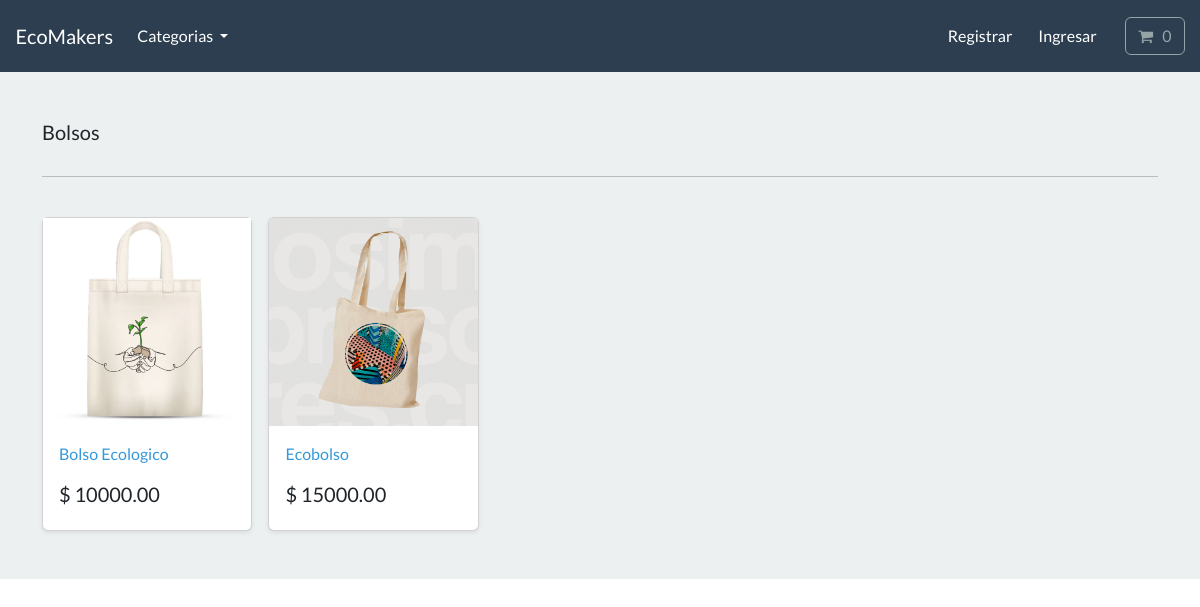
The page /search/bolsos/ on the database its author committed.
### store/models.py (models this page shows, shortened)
class Category(models.Model):
    name = models.CharField(max_length=250, db_index=True)
    slug = models.SlugField(max_length=250, unique=True)
    class Meta:
        verbose_name_plural = 'categories'
    def get_absolute_url(self):
        return reverse('list-category', args=[self.slug])

class Product(models.Model):
    category = models.ForeignKey(Category, related_name='product', on_delete=models.CASCADE, null=True)
    title = models.CharField(max_length=250)
    brand = models.CharField(max_length=250, default='un-branded')
    description = models.TextField(blank=True)
    slug = models.SlugField(max_length=255)
    price = models.DecimalField(max_digits=7, decimal_places=2)
    image = models.ImageField(upload_to='images/')
    class Meta:
        verbose_name_plural = 'products'
    def get_absolute_url(self):
        return reverse('product-info', args=[self.slug])

### store/views.py (the view)
# urls.py: path('search/<slug:category_slug>/',views.list_category, name='list-category'),
def list_category(request, category_slug=None):
    category = get_object_or_404(Category, slug=category_slug)
    products = Product.objects.filter(category = category)
    return render(request, 'store/list-category.html',{'category':category,'products':products})

### cart/cart.py (called while the page is built)
    def __len__(self):
        return sum(item['qty'] for item in self.cart.values())

### cart/context_processors.py (called while the page is built)
def cart(request):
    return {'cart': Cart(request)}

### store/views.py (called while the page is built)
def categories(request):
    all_categories = Category.objects.all()
    return {'all_categories':all_categories}

### store/templates/store/list-category.html
{% extends "./base.html" %}
{% load static %}
{% block content %}
<main>
  <div class="album py-5 bg-light">
    <div class="container">
      <div class="pb-3 h5"> {{category.name | capfirst}} </div>
      <hr>
      <br>
      <div class="row row-cols-1 row-cols-sm-2 row-cols-md-5 g-3">
        {% for product in products %}
        <div class="col">
          <div class="card shadow-sm">
          <img class="img-fluid" alt="Responsive image" src="{{product.image.url}}">
            <div class="card-body">
              <p class="card-text">
                <a class="text-info text-decoration-none" href="{{product.get_absolute_url}}"> {{ product.title }} </a>
              </p>
              <div class="d-flex justify-content-between align-items-center">
                <h5> $ {{ product.price }} </h5>
              </div>
            </div>
          </div>
        </div>
        {% endfor %}
      </div>
    </div>
  </div>
</main>
{% endblock %}

### rows shown on the page
Category: name "Bolsos"
Product: image (picture), title "Bolso Ecologico", price "10000.00"
Product: image (picture), title "Ecobolso", price "15000.00"
